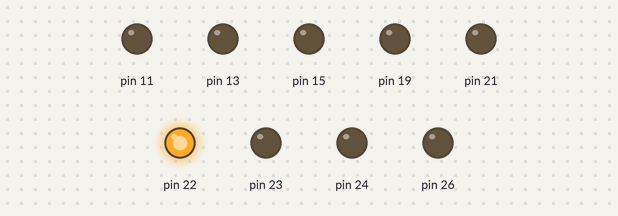
Bench run of a program on a simulated Raspberry Pi (header pin numbers). Shown: output pins drawn as LEDs (lit = HIGH). At 9.0 s the program stops and its outputs stay as they are.

Above: at 0.1 s.
At 1.1 s:
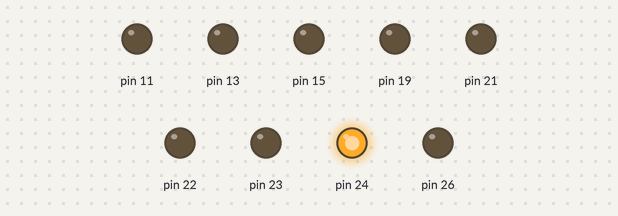
At 2.1 s:
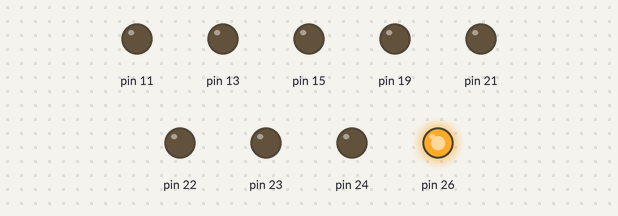
At 4.1 s:
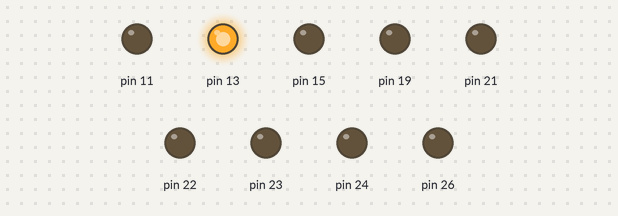
At 6.1 s:
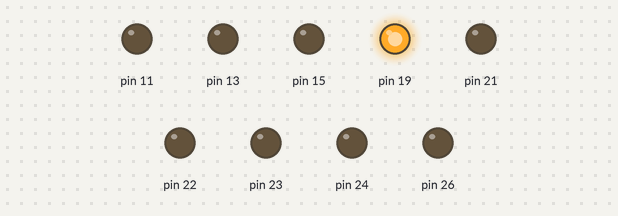
At 9.1 s:
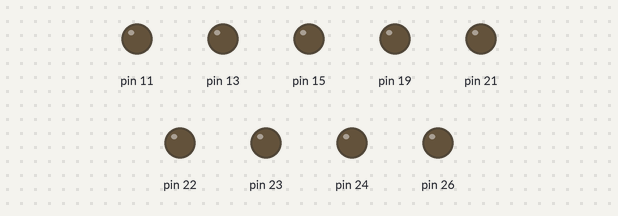
Timing chart, 0 to 10.5 s (numbered marks = the images above):
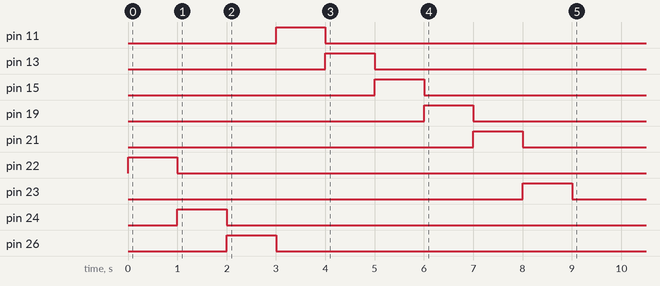

Measured:
- by itself, pin 11: LOW → HIGH at 3.0 s, → LOW 1.0 s later
- by itself, pin 13: LOW → HIGH at 4.0 s, → LOW 1.0 s later
- by itself, pin 15: LOW → HIGH at 5.0 s, → LOW 1.0 s later
- by itself, pin 19: LOW → HIGH at 6.0 s, → LOW 1.0 s later
- by itself, pin 21: LOW → HIGH at 7.0 s, → LOW 1.0 s later
- by itself, pin 22: LOW → HIGH at 0.00 s, → LOW 1.0 s later
- by itself, pin 23: LOW → HIGH at 8.0 s, → LOW 1.0 s later
- by itself, pin 24: LOW → HIGH at 1.0 s, → LOW 1.0 s later

The program:

threeTest.py
```python
#!/usr/bin/env python
from RGB import RGBLED
import time
#Author: Ryan
#Randomly change colors on three RGB leds.

def main():
    led1 = RGBLED(22, 24, 26)
    led2 = RGBLED(11, 13, 15)
    led3 = RGBLED(19, 21, 23)
    leds = [led1, led2, led3]
    for led in leds:
        led.redOn()
        time.sleep(1)
        led.redOff()
        led.greenOn()
        time.sleep(1)
        led.greenOff()
        led.blueOn()
        time.sleep(1)
        led.blueOff()

    led1.cleanUp()

if __name__ == "__main__":
    main()
```

RGB.py
```python
#!/usr/bin/env python
import RPi.GPIO as GPIO

class RGBLED:
    def __init__(self, red=7, green=11, blue=13):
        #Create a RGBLED object with default pins 1, 11, 13
        self.r = red
        self.g = green
        self.b = blue

        GPIO.setmode(GPIO.BOARD)
        GPIO.setup(self.r, GPIO.OUT)
        GPIO.setup(self.g, GPIO.OUT)
        GPIO.setup(self.b, GPIO.OUT)

    def startPWM(self, freq=100, startCycle=20):
        #Create PWM objects for each led and start
        # pwm on at the frequency specified and the
        # initial duty cycle, startCycle
        self.rpwm = GPIO.PWM(self.r, freq)
        self.gpwm = GPIO.PWM(self.g, freq)
        self.bpwm = GPIO.PWM(self.b, freq)
        self.rpwm.start(startCycle)
        self.gpwm.start(startCycle)
        self.bpwm.start(startCycle)


    def redOn(self):
        GPIO.output(self.r, True)

    def redOff(self):
        GPIO.output(self.r, False)

    def blueOn(self):
        GPIO.output(self.b, True)

    def blueOff(self):
        GPIO.output(self.b, False)

    def greenOn(self):
        GPIO.output(self.g, True)

    def greenOff(self):
        GPIO.output(self.g, False)

    def stopPWM(self):
        #Stop all of the pwm objects
        self.rpwm.stop()
        self.gpwm.stop()
        self.bpwm.stop()

    def redDutyCycle(self, value):
        self.rpwm.ChangeDutyCycle(value)

    def greenDutyCycle(self, value):
        self.gpwm.ChangeDutyCycle(value)

    def blueDutyCycle(self, value):
        self.bpwm.ChangeDutyCycle(value)

    def cleanUp(self):
        #clean up after using the pins
        GPIO.cleanup()
```
